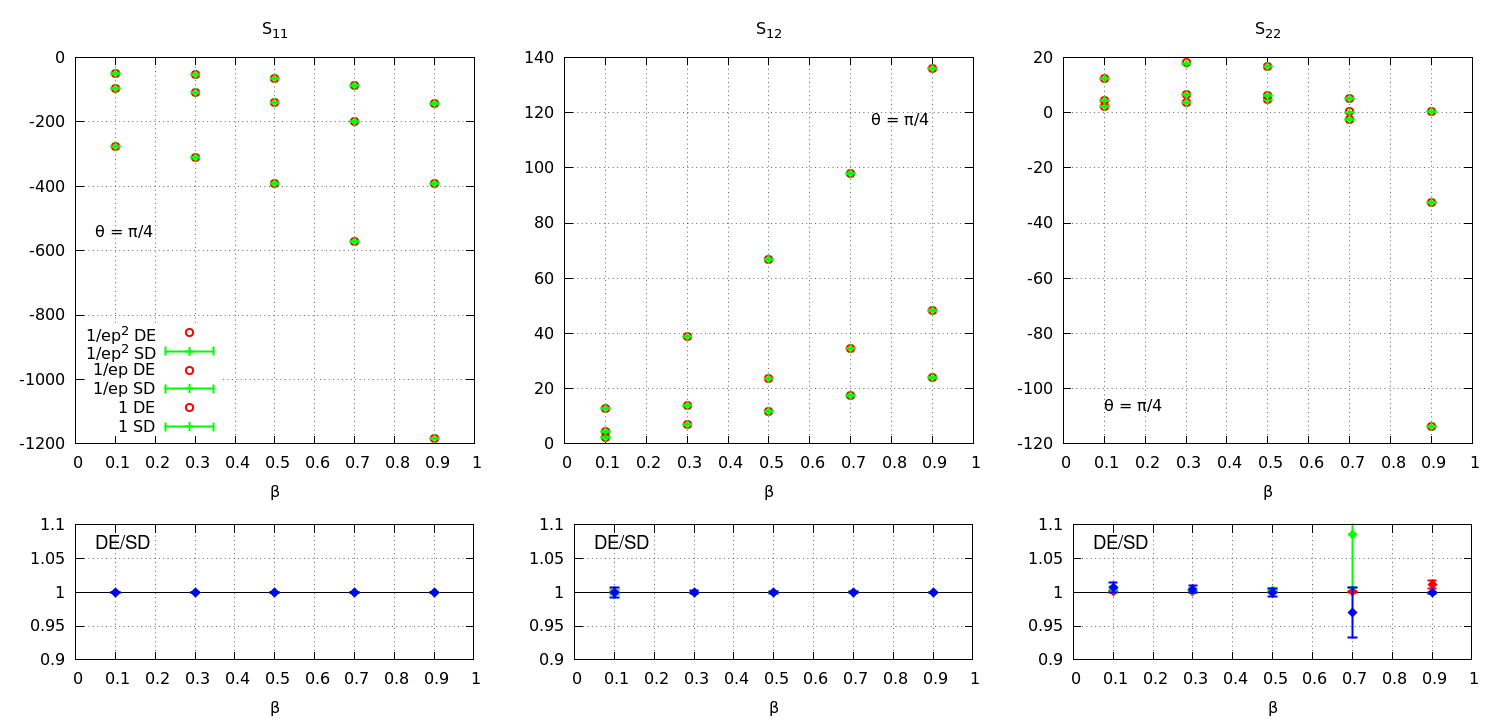

Write gnuplot code to recreate this figure.
#
 
set terminal pngcairo enhanced size 21in, 10in 
set output 'soft-function-qq-tad-beta.png'

set multiplot

set ylabel ""
set xlabel "{/Symbol b}"
#set format y "10^{%T}"

set style line 1 lt 1 lw 2 pt 13 ps 1.2 lc rgb "red" 
set style line 2 lt 1 lw 2 pt 13 ps 1.2 lc rgb "green" 
set style line 3 lt 1 lw 2 pt 13 ps 1.2 lc rgb "blue" 
set style line 4 lt 1 lw 2 pt 13 ps 1.2 lc rgb "violet" 

set grid
set xrange [0:1]
set xtics 0.1
set size 0.333333, 0.7

#-----------------------------------------------------------------------------
#-----------------------------------------------------------------------------
#-- Plots
#-----------------------------------------------------------------------------
#-----------------------------------------------------------------------------
#-----------------------------------------------------------------------------
set origin 0,0.3
set key bottom left
set title 'S_{11}'
set label 2 "{/Symbol q} = {/Symbol p}/4" at graph 0.05, 0.55 left 
plot   \
  '../tabletad11.dat'       u 1:2         ls 1 pt 6 t '1/ep^2 DE',\
  '../tabletad11valid.dat'  u 1:2:5 w err ls 2 pt 1 t '1/ep^2 SD',\
  '../tabletad11.dat'       u 1:3         ls 1 pt 6 t '1/ep DE',\
  '../tabletad11valid.dat'  u 1:3:6 w err   ls 2 pt 1 t '1/ep SD',\
  '../tabletad11.dat'       u 1:4        ls 1 pt 6 t '1 DE',\
  '../tabletad11valid.dat'  u 1:4:7 w err ls 2 pt 1 t '1 SD'

#-----------------------------------------------------------------------------
set origin 0.33,0.3
set key top left
set title 'S_{12}'
set label 2 "{/Symbol q} = {/Symbol p}/4" at graph 0.75, 0.84 left 
plot   \
  '../tabletad12.dat'       u 1:2         ls 1 pt 6 t '',\
  '../tabletad12valid.dat'  u 1:2:5 w err ls 2 pt 1 t '',\
  '../tabletad12.dat'       u 1:3         ls 1 pt 6 t '',\
  '../tabletad12valid.dat'  u 1:3:5 w err ls 2 pt 1 t '',\
  '../tabletad12.dat'       u 1:4         ls 1 pt 6 t '',\
  '../tabletad12valid.dat'  u 1:4:5 w err ls 2 pt 1 t ''


#-----------------------------------------------------------------------------
set origin 0.66,0.3
set key top left
set title 'S_{22}'

set label 2 "{/Symbol q} = {/Symbol p}/4" at graph 0.1, 0.1 left 
plot   \
  '../tabletad22.dat'       u 1:2 ls 1 pt 6 t '',\
  '../tabletad22valid.dat'  u 1:2:5 w err ls 2 pt 1 t '',\
  '../tabletad22.dat'       u 1:3 ls 1 pt 6 t '',\
  '../tabletad22valid.dat'  u 1:3:5 w err ls 2 pt 1 t '',\
  '../tabletad22.dat'       u 1:4 ls 1 pt 6 t '',\
  '../tabletad22valid.dat'  u 1:4:5 w err ls 2 pt 1 t ''


#-----------------------------------------------------------------------------
#-----------------------------------------------------------------------------
#-- Ratios
#-----------------------------------------------------------------------------
#-----------------------------------------------------------------------------
set size 0.333, 0.3
unset title
unset label 2

set origin 0,0.0
set yrange [0.9:1.1]
set label 3 "DE/SD" at graph 0.05, 0.9 left font "Helvetica,14"
plot   \
   1 lt -1 t '',\
  '<paste ../tabletad11.dat ../tabletad11valid.dat ' u 1:($2/$6):($9/$2)  w err ls 1 t '',\
  '<paste ../tabletad11.dat ../tabletad11valid.dat ' u 1:($3/$7):($10/$3) w err ls 2 t '',\
  '<paste ../tabletad11.dat ../tabletad11valid.dat ' u 1:($4/$8):($11/$4) w err ls 3 t ''


#-----------------------------------------------------------------------------
set origin 0.33,0.0
#set yrange [*:*]
plot   \
   1 lt -1 t '',\
  '<paste ../tabletad12.dat ../tabletad12valid.dat ' u 1:($2/$6):($9/$2)  w err ls 1 t '',\
  '<paste ../tabletad12.dat ../tabletad12valid.dat ' u 1:($3/$7):($10/$3) w err ls 2 t '',\
  '<paste ../tabletad12.dat ../tabletad12valid.dat ' u 1:($4/$8):($11/$4) w err ls 3 t ''


#-----------------------------------------------------------------------------
set origin 0.66,0.0
#set yrange [*:*]
plot   \
   1 lt -1 t '',\
  '<paste ../tabletad22.dat ../tabletad22valid.dat ' u 1:($2/$6):($9/$2)  w err ls 1 t '',\
  '<paste ../tabletad22.dat ../tabletad22valid.dat ' u 1:($3/$7):($10/$3) w err ls 2 t '',\
  '<paste ../tabletad22.dat ../tabletad22valid.dat ' u 1:($4/$8):($11/$4) w err ls 3 t ''
